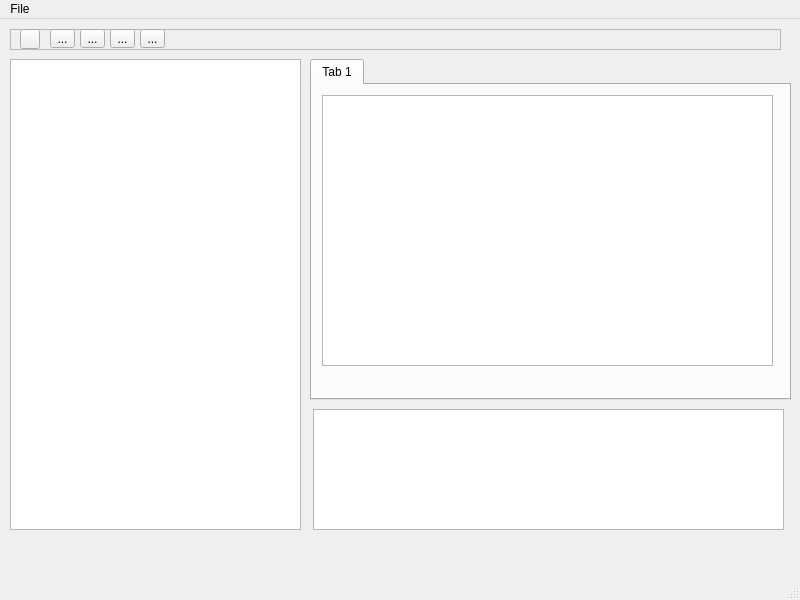
<?xml version="1.0" encoding="UTF-8"?>
<ui version="4.0">
 <class>MainWindow</class>
 <widget class="QMainWindow" name="MainWindow">
  <property name="geometry">
   <rect>
    <x>0</x>
    <y>0</y>
    <width>800</width>
    <height>600</height>
   </rect>
  </property>
  <property name="windowTitle">
   <string>MainWindow</string>
  </property>
  <widget class="QWidget" name="centralwidget">
   <widget class="QTreeWidget" name="tree_view_channels">
    <property name="geometry">
     <rect>
      <x>10</x>
      <y>40</y>
      <width>291</width>
      <height>471</height>
     </rect>
    </property>
    <property name="font">
     <font>
      <family>Microsoft JhengHei</family>
     </font>
    </property>
    <attribute name="headerVisible">
     <bool>false</bool>
    </attribute>
    <column>
     <property name="text">
      <string notr="true">1</string>
     </property>
    </column>
   </widget>
   <widget class="QTabWidget" name="tab_view_items">
    <property name="geometry">
     <rect>
      <x>310</x>
      <y>40</y>
      <width>481</width>
      <height>341</height>
     </rect>
    </property>
    <property name="currentIndex">
     <number>0</number>
    </property>
    <widget class="QWidget" name="tab">
     <property name="font">
      <font>
       <family>MS UI Gothic</family>
      </font>
     </property>
     <attribute name="title">
      <string>Tab 1</string>
     </attribute>
     <widget class="QListWidget" name="list_item">
      <property name="geometry">
       <rect>
        <x>10</x>
        <y>10</y>
        <width>451</width>
        <height>271</height>
       </rect>
      </property>
      <property name="selectionMode">
       <enum>QAbstractItemView::MultiSelection</enum>
      </property>
     </widget>
    </widget>
   </widget>
   <widget class="QLabel" name="label_message">
    <property name="geometry">
     <rect>
      <x>20</x>
      <y>530</y>
      <width>761</width>
      <height>16</height>
     </rect>
    </property>
    <property name="text">
     <string/>
    </property>
   </widget>
   <widget class="QFrame" name="frame">
    <property name="geometry">
     <rect>
      <x>10</x>
      <y>10</y>
      <width>771</width>
      <height>21</height>
     </rect>
    </property>
    <property name="frameShape">
     <enum>QFrame::StyledPanel</enum>
    </property>
    <property name="frameShadow">
     <enum>QFrame::Raised</enum>
    </property>
    <widget class="QToolButton" name="button_save">
     <property name="geometry">
      <rect>
       <x>40</x>
       <y>0</y>
       <width>25</width>
       <height>19</height>
      </rect>
     </property>
     <property name="text">
      <string>...</string>
     </property>
    </widget>
    <widget class="QToolButton" name="button_mark_read">
     <property name="geometry">
      <rect>
       <x>70</x>
       <y>0</y>
       <width>25</width>
       <height>19</height>
      </rect>
     </property>
     <property name="text">
      <string>...</string>
     </property>
    </widget>
    <widget class="QToolButton" name="button_mark_all_read">
     <property name="geometry">
      <rect>
       <x>100</x>
       <y>0</y>
       <width>25</width>
       <height>19</height>
      </rect>
     </property>
     <property name="text">
      <string>...</string>
     </property>
    </widget>
    <widget class="QToolButton" name="button_new">
     <property name="geometry">
      <rect>
       <x>10</x>
       <y>0</y>
       <width>20</width>
       <height>20</height>
      </rect>
     </property>
     <property name="icon">
      <iconset>
       <normaloff>res\plus.png</normaloff>
	   res\plus.png
	  </iconset>
     </property>
    </widget>
    <widget class="QToolButton" name="button_refresh">
     <property name="geometry">
      <rect>
       <x>130</x>
       <y>0</y>
       <width>25</width>
       <height>19</height>
      </rect>
     </property>
     <property name="text">
      <string>...</string>
     </property>
    </widget>
   </widget>
   <widget class="QTextEdit" name="text_edit_content">
    <property name="geometry">
     <rect>
      <x>313</x>
      <y>390</y>
      <width>471</width>
      <height>121</height>
     </rect>
    </property>
    <property name="documentTitle">
     <string notr="true"/>
    </property>
    <property name="undoRedoEnabled">
     <bool>false</bool>
    </property>
    <property name="readOnly">
     <bool>true</bool>
    </property>
    <property name="markdown">
     <string notr="true"/>
    </property>
    <property name="html">
     <string notr="true">&lt;!DOCTYPE HTML PUBLIC &quot;-//W3C//DTD HTML 4.0//EN&quot; &quot;http://www.w3.org/TR/REC-html40/strict.dtd&quot;&gt;
&lt;html&gt;&lt;head&gt;&lt;meta name=&quot;qrichtext&quot; content=&quot;1&quot; /&gt;&lt;style type=&quot;text/css&quot;&gt;
p, li { white-space: pre-wrap; }
&lt;/style&gt;&lt;/head&gt;&lt;body style=&quot; font-family:'MS Shell Dlg 2'; font-size:8.25pt; font-weight:400; font-style:normal;&quot;&gt;
&lt;p style=&quot;-qt-paragraph-type:empty; margin-top:0px; margin-bottom:0px; margin-left:0px; margin-right:0px; -qt-block-indent:0; text-indent:0px;&quot;&gt;&lt;br /&gt;&lt;/p&gt;&lt;/body&gt;&lt;/html&gt;</string>
    </property>
    <property name="textInteractionFlags">
     <set>Qt::LinksAccessibleByKeyboard|Qt::LinksAccessibleByMouse|Qt::TextBrowserInteraction|Qt::TextSelectableByKeyboard|Qt::TextSelectableByMouse</set>
    </property>
   </widget>
  </widget>
  <widget class="QMenuBar" name="menubar">
   <property name="geometry">
    <rect>
     <x>0</x>
     <y>0</y>
     <width>800</width>
     <height>21</height>
    </rect>
   </property>
   <widget class="QMenu" name="menuFile">
    <property name="title">
     <string>File</string>
    </property>
   </widget>
   <addaction name="menuFile"/>
  </widget>
  <widget class="QStatusBar" name="statusbar"/>
 </widget>
 <resources/>
 <connections/>
</ui>
